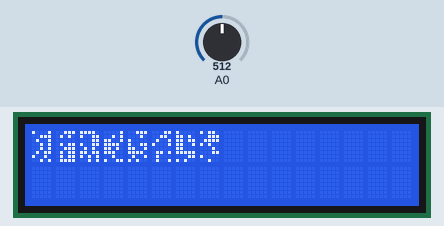
Simulated run of this sketch. Board: Arduino Uno, built with avr-gcc and run on an emulated ATmega328P. On the bench: 16×2 character LCD. The test bench sets the inputs (shaded band); at power-on: A0 = 512. Random numbers use the default seed unless the sketch sets one.

Above: at 1.2 s.
1.3 s: A0 set to 0
At 1.57 s:
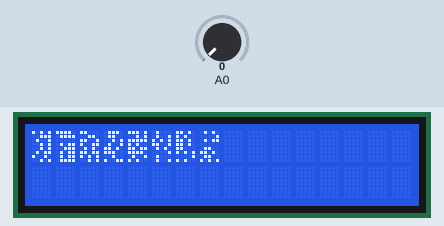
2.9 s: A0 set to 18
At 4.5 s:
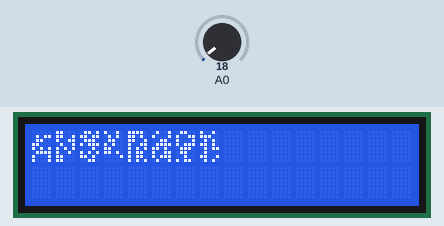
4.8 s: A0 set to 122
At 5.9 s:
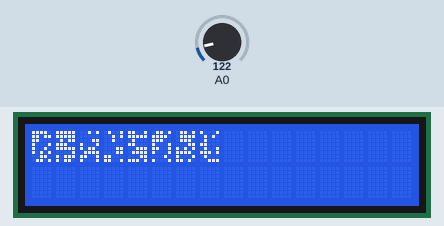
Timing chart, 0 to 7.8 s (numbered marks = the images above; inputs shaded):
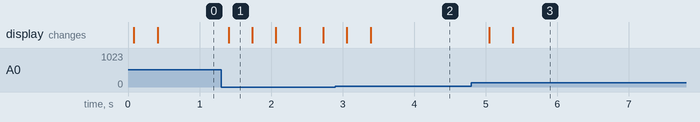

The sketch:

Set-18-randomByte88-lcd1602.ino
```cpp
/*
Week 000

Set - 18 - Random byte 8x8 on LCD1602

doc A. Savushkin
24.11.21

\r	возврат каретки в начало строки
\n	новая строка
\t	горизонтальная табуляция

*/

#include <LiquidCrystal.h>

LiquidCrystal lcd(12, 11, 5, 4, 3, 2);

byte massiv[8][8];

int a = 0;
int i = 0;

void setup(void)
{
}

void loop(void)
{
    lcd.begin(16, 2);
    randomSeed(analogRead(0));

    for (a = 0; a < 8; a++)
    {
        for (i = 0; i < 8; i++)
        {
            massiv[i][a] = random(255);
        }

        lcd.createChar(a, massiv[a]);
    }

    outputByte();

    delay(250);
}

int outputByte()
{
    lcd.clear();

    for(int j = 0; j < 8; j++)
    {
        lcd.setCursor(j, 0);  //c, r
        lcd.write((byte)j);
    }
}
```

Measured:
- after the input at 1.3 s, the display: changes after 0.11 s (image 1)
- after the input at 4.8 s, the display: first changes after 0.25 s (image 3 shows a later state)
